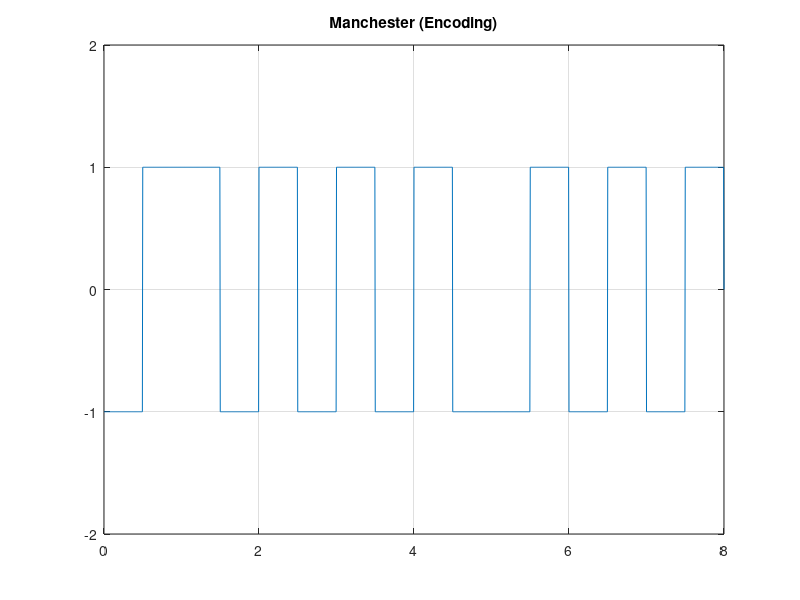

The MATLAB script that drew this image:
x = [1 0 0 0 0 1 1 1];
T = length(x);

n = 100;
N = 2*n;
dt = 1/N;
t = 0:dt:T;
L = length(t);
y = zeros(1,L);
 
for i=0:1:(T-1);
     if x(i+1)==1
          y(i*2*n+1 : (2*i+1)*n)=-1;
          y((i*2+1)*n+1 : (2*i+2)*n)=1;
     else
          y(i*2*n+1 : (2*i+1)*n)=1;
          y((2*i+1)*n+1 : (2*i+2)*n)=-1;
     end;
end;
    
plot(t,y);
axis([0 t(end) -2 2]);
grid on;
title('Manchester (Encoding)');
